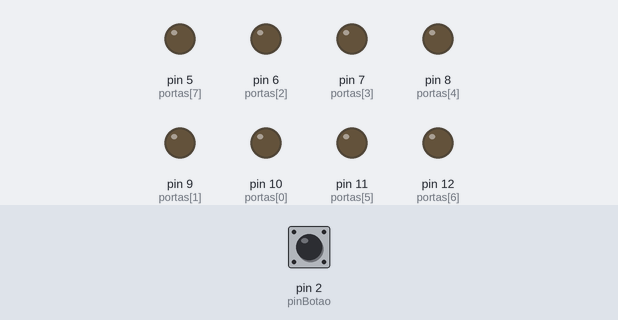
A sketch run on a simulated Arduino Uno, built with avr-gcc and run on an emulated ATmega328P. Shown: output pins drawn as LEDs (lit = HIGH). The inputs (shaded band) are chosen by the test bench; at power-on: pin 2 (pinBotao) LOW.

Above: at 1.2 s.
1.3 s: pin 2 (pinBotao) pulled HIGH for 0.15 s
At 2.5 s:
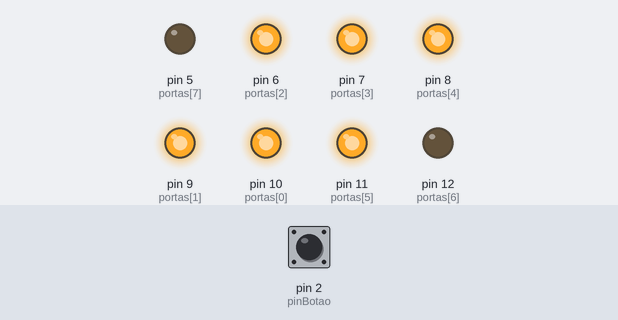
2.9 s: pin 2 (pinBotao) pulled HIGH for 1 s
At 3.9 s:
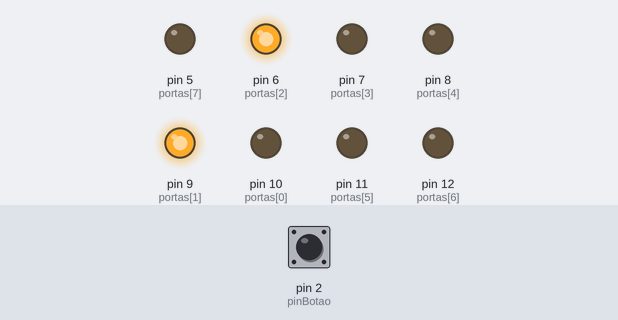
5.4 s: pin 2 (pinBotao) pulled HIGH for 0.15 s
At 5.8 s:
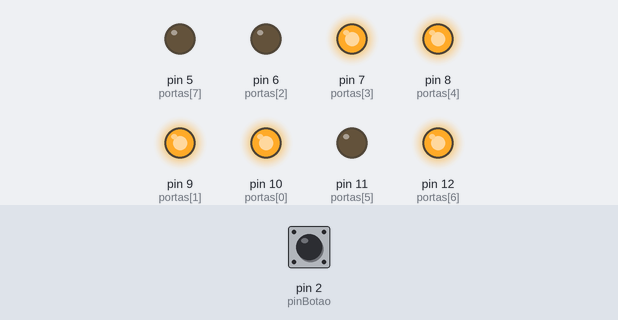
7.0 s: pin 2 (pinBotao) pulled HIGH for 3.2 s
At 8.2 s:
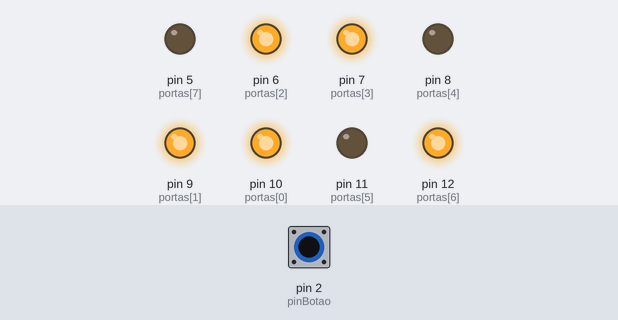
11.7 s: pin 2 (pinBotao) pulled HIGH for 0.15 s
At 12.9 s:
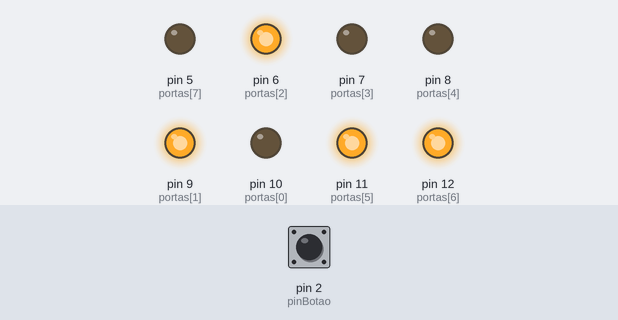
13.3 s: pin 2 (pinBotao) pulled HIGH for 1 s
At 14.2 s:
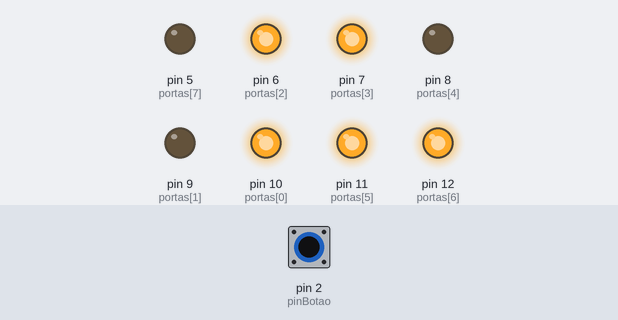
Timing chart, 0 to 16.3 s (numbered marks = the images above; inputs shaded):
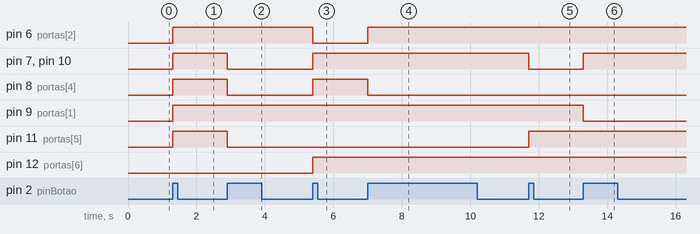

Measured:
- after the input at 1.3 s, pin 6 (portas[2]), pin 7 (portas[3]), pin 8 (portas[4]), pin 9 (portas[1]), pin 10 (portas[0]), pin 11 (portas[5]): LOW → HIGH at once
- after the input at 2.9 s, pin 7 (portas[3]), pin 8 (portas[4]), pin 10 (portas[0]), pin 11 (portas[5]): HIGH → LOW at once
- after the input at 5.4 s, pin 6 (portas[2]): HIGH → LOW at once; pin 7 (portas[3]), pin 8 (portas[4]), pin 10 (portas[0]), pin 12 (portas[6]): LOW → HIGH at once
- after the input at 7.0 s, pin 6 (portas[2]): LOW → HIGH at once; pin 8 (portas[4]): HIGH → LOW at once
- after the input at 11.7 s, pin 7 (portas[3]), pin 10 (portas[0]): HIGH → LOW at once; pin 11 (portas[5]): LOW → HIGH at once
- after the input at 13.3 s, pin 7 (portas[3]), pin 10 (portas[0]): LOW → HIGH at once; pin 9 (portas[1]): HIGH → LOW at once

The sketch:

display_led_com_array.ino
```cpp
#define pinBotao 2

byte portas[8] = {10,9,6,7,8,11,12,5};
int numero = 10;
boolean botaoAtu = false;
boolean botaoAnt = false;  // a b c d e f g ponto
byte displayConfig[11][8] = {{1,1,1,1,1,1,0,0}, //Digito 0
                             {0,1,1,0,0,0,0,0}, //Digito 1
                             {1,1,0,1,1,0,1,0}, //Digito 2
                             {1,1,1,1,0,0,1,0}, //Digito 3
                             {0,1,1,0,0,1,1,0}, //Digito 4
                             {1,0,1,1,0,1,1,0}, //Digito 5
                             {1,0,1,1,1,1,1,0}, //Digito 6
                             {1,1,1,0,0,0,0,0}, //Digito 7
                             {1,1,1,1,1,1,1,0}, //Digito 8
                             {1,1,1,1,0,1,1,0}, //Digito 9
                             {0,0,0,0,0,0,0,0}}; //Tudo apagado


void setup() {
  // put your setup code here, to run once:
  pinMode(pinBotao, INPUT);

  for (int nP = 0; nP <= 7; nP++) {
      pinMode(portas[nP], OUTPUT);
  }
}

void loop() {
  // put your main code here, to run repeatedly:
  botaoAtu = digitalRead(pinBotao);

  if (botaoAtu && !botaoAnt) {
     numero++;

     if (numero > 9) {
        numero = 0;
     }
  }
  botaoAnt = botaoAtu;

  for (int nD = 0; nD <= 7; nD++) {
     digitalWrite(portas[nD], displayConfig[numero][nD]);
  }

}
```
